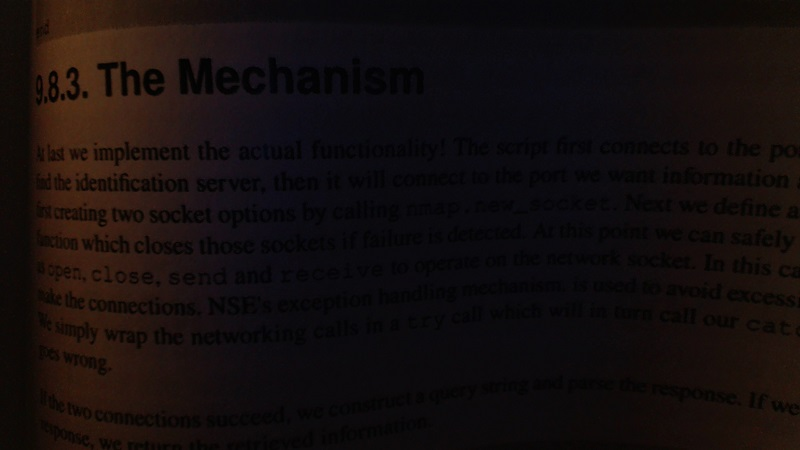
#> input picture bookpage.jpg, 800 x 450 px, found by its file name
$ python thresholding.py
#> lines starting #> are read from the running program, lines starting #| are printed output that depends on the picture; after the words box and inside, x2 and y2 are one past the last pixel; in counts of white or black regions, pixels touching at a corner belong together
import cv2
from skimage import filters , io
import numpy as np
from matplotlib import pyplot as plt


img = io.imread('../Thresholding/bookpage.jpg')
#> img is the input picture: shape (450, 800, 3); mean R, G, B 20.3, 13.6, 13.4
retval, threshold = cv2.threshold(img, 12, 255, cv2.THRESH_BINARY)
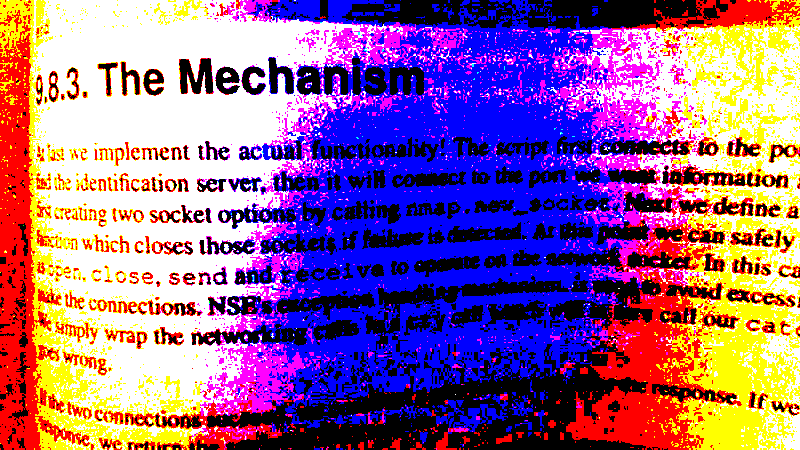
#> threshold: shape (450, 800, 3); mean R, G, B 147.2, 98.4, 146.4

gray_scaled_img = cv2.cvtColor(img,cv2.COLOR_BGR2GRAY)
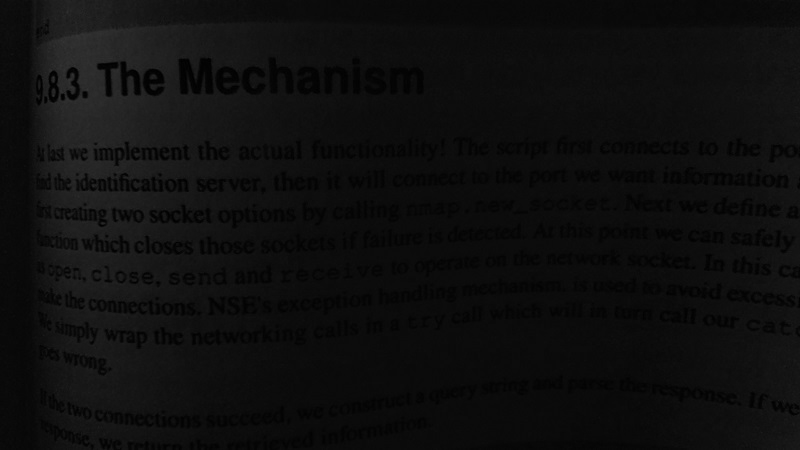
#> gray_scaled_img: shape (450, 800); min 0, max 53, mean 14.4
retval2, threshold_gray = cv2.threshold(gray_scaled_img,10,255,cv2.THRESH_BINARY)
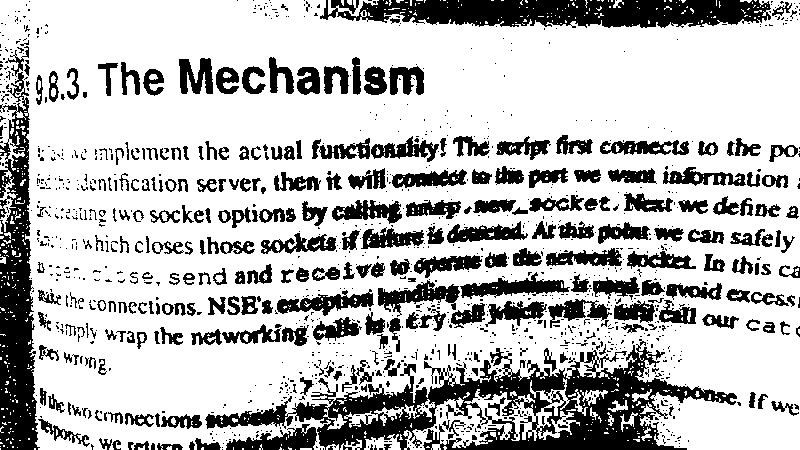
#> threshold_gray: shape (450, 800); 73.4% white; 1251 black regions (966 under 20 px), largest, box (x1, y1, x2, y2) and area: (205, 339, 737, 450) 19285, (320, 0, 771, 28) 9426, (0, 72, 40, 450) 9140

adaptive_threshold = cv2.adaptiveThreshold(gray_scaled_img, 255, cv2.ADAPTIVE_THRESH_GAUSSIAN_C,cv2.THRESH_BINARY, 115, 1)
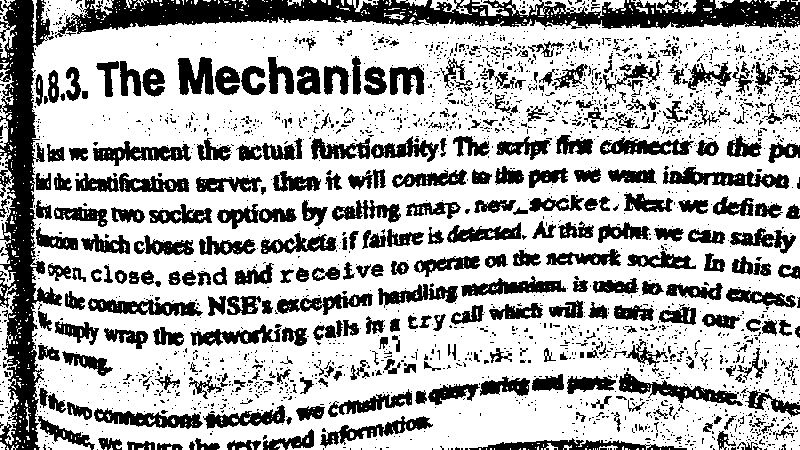
#> adaptive_threshold: shape (450, 800); 68.9% white; 2421 black regions (2096 under 20 px), largest, box (x1, y1, x2, y2) and area: (55, 0, 800, 38) 14209, (0, 0, 62, 450) 12273, (619, 372, 743, 406) 1341


retval3, threshold_otsu = cv2.threshold(gray_scaled_img,125,255,cv2.THRESH_BINARY+cv2.THRESH_OTSU)
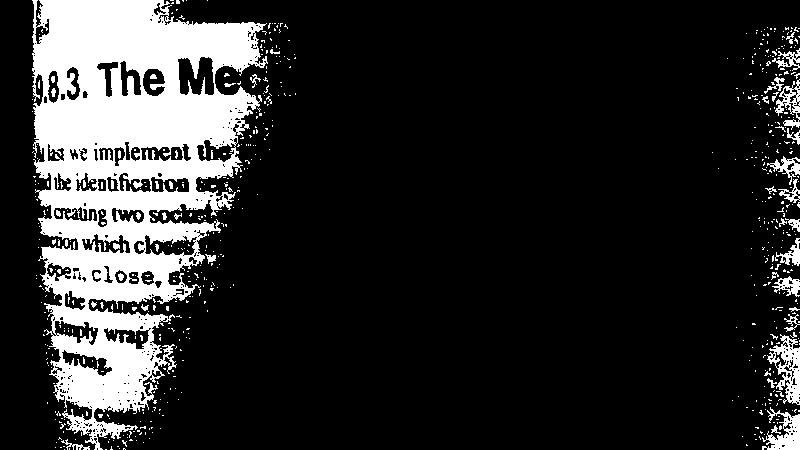
#> threshold_otsu: shape (450, 800); 16.8% white; 643 white regions (598 under 20 px), largest, box (x1, y1, x2, y2) and area: (32, 0, 268, 450) 53220, (767, 334, 800, 405) 1064, (762, 407, 800, 450) 814
#> retval3 = 19


fig , ax = plt.subplots(nrows=5,figsize=(10,10))


ax[0].imshow(cv2.cvtColor(img,cv2.COLOR_BGR2RGB))
ax[0].set_title("Original Bookpage")

ax[1].imshow(cv2.cvtColor(threshold,cv2.COLOR_BGR2RGB))
ax[1].set_title("Thresholded Bookpage")

ax[2].imshow(cv2.cvtColor(threshold_gray,cv2.COLOR_BGR2RGB))
ax[2].set_title("Grayscaled and Thresholded Bookpage")


ax[3].imshow(cv2.cvtColor(adaptive_threshold,cv2.COLOR_BGR2RGB))
ax[3].set_title("Bookpage With Adaptive Threshold")

ax[4].imshow(cv2.cvtColor(threshold_otsu,cv2.COLOR_BGR2RGB))
ax[4].set_title("Bookpage With Otsu Threshold")


plt.tight_layout()
plt.show()
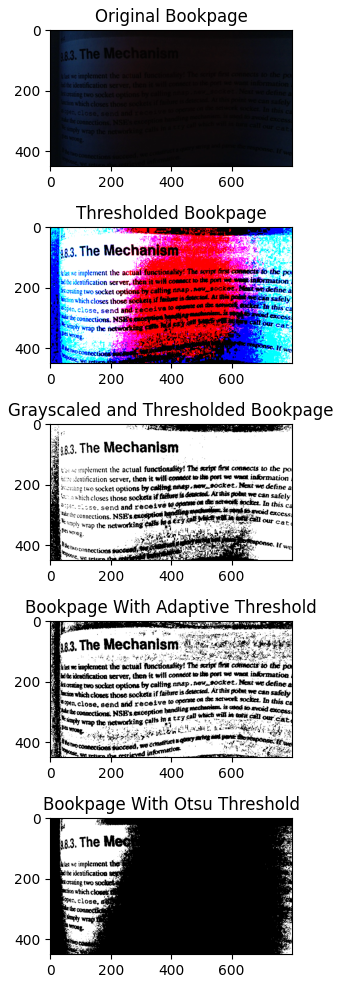
#> figure drawn by matplotlib, 5 panels; B, G, R data is drawn as R, G, B
